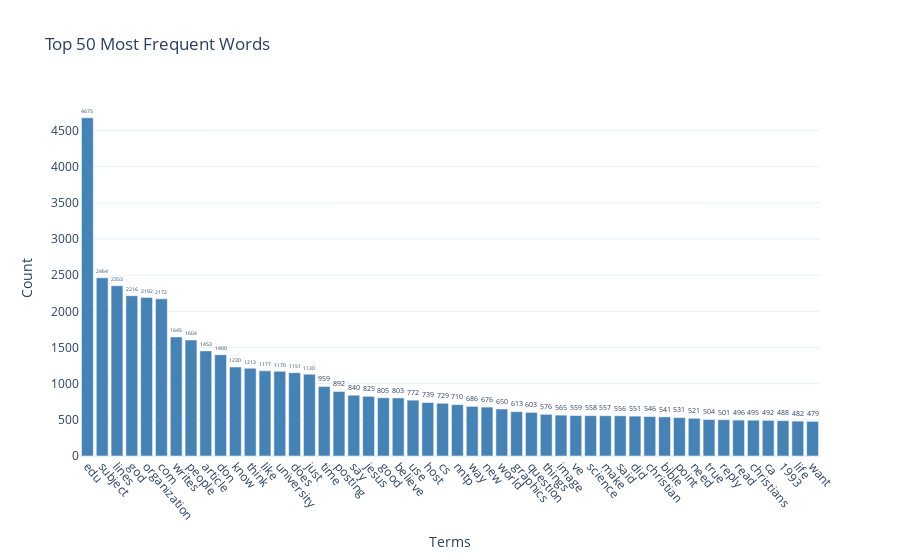

Notebook code for this chart:
### Code cell
fig = px.bar(
    df_e13,
    x="Word", y="Frequency",
    text="Frequency",
    title=f"Top 50 Most Frequent Words",
    labels={"Word": "Terms", "Frequency": "Count"}
)
fig.update_traces(marker_color="steelblue", textposition="outside")
fig.update_layout(xaxis_tickangle=50, template="plotly_white")
fig.show()

### Figure 1 — Plotly figure (JSON) as saved in the notebook; plotly's stock layout.template omitted (floating-point values rounded to 4 significant figures)
{"data": [{"hovertemplate": "Terms=%{x}<br>Count=%{text}<extra></extra>", "legendgroup": "", "marker": {"color": "steelblue", "pattern": {"shape": ""}}, "name": "", "orientation": "v", "showlegend": false, "text": [4675.0, 2464.0, 2353.0, 2216.0, 2192.0, 2172.0, 1645.0, 1604.0, 1453.0, 1400.0, 1230.0, 1213.0, 1177.0, 1170.0, 1151.0, 1130.0, 959.0, 892.0, 840.0, 825.0, 805.0, 803.0, 772.0, 739.0, 729.0, 710.0, 686.0, 676.0, 650.0, 613.0, 603.0, 576.0, 565.0, 559.0, 558.0, 557.0, 556.0, 551.0, 546.0, 541.0, 531.0, 521.0, 504.0, 501.0, 496.0, 495.0, 492.0, 488.0, 482.0, 479.0], "textposition": "outside", "type": "bar", "x": ["edu", "subject", "lines", "god", "organization", "com", "writes", "people", "article", "don", "know", "think", "like", "university", "does", "just", "time", "posting", "say", "jesus", "good", "believe", "use", "host", "cs", "nntp", "way", "new", "world", "graphics", "question", "things", "image", "ve", "science", "make", "said", "did", "christian", "bible", "point", "need", "true", "reply", "read", "christians", "ca", "1993", "life", "want"], "xaxis": "x", "y": [4675, 2464, 2353, 2216, 2192, 2172, 1645, 1604, 1453, 1400, 1230, 1213, 1177, 1170, 1151, 1130, 959, 892, 840, 825, 805, 803, 772, 739, 729, 710, 686, 676, 650, 613, 603, 576, 565, 559, 558, 557, 556, 551, 546, 541, 531, 521, 504, 501, 496, 495, 492, 488, 482, 479], "yaxis": "y"}], "layout": {"barmode": "relative", "legend": {"tracegroupgap": 0}, "title": {"text": "Top 50 Most Frequent Words"}, "xaxis": {"anchor": "y", "domain": [0, 1], "tickangle": 50, "title": {"text": "Terms"}}, "yaxis": {"anchor": "x", "domain": [0, 1], "title": {"text": "Count"}}}}
